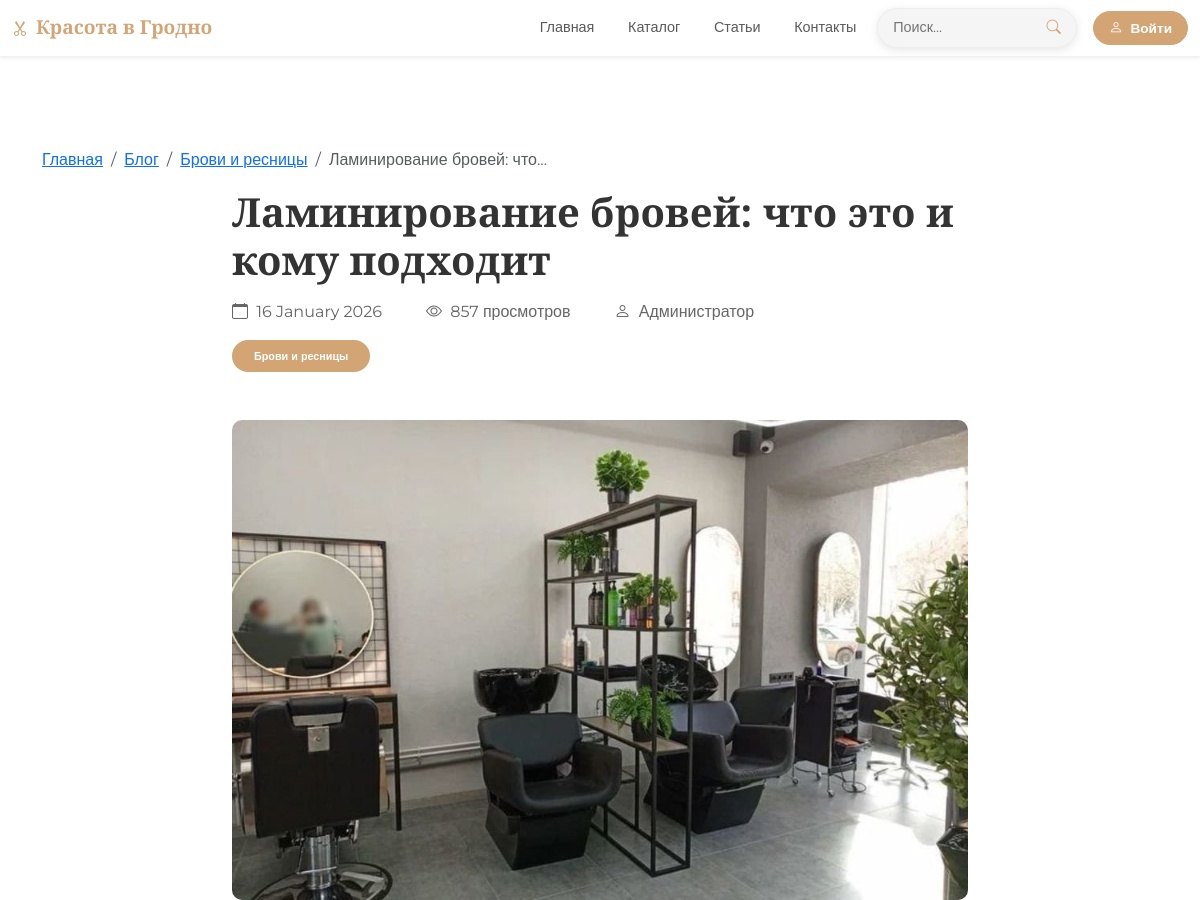
The page /blog/laminirovanie-brovey-chto-eto-i-komu-podkhodit (upper part) on the database as committed earlier.
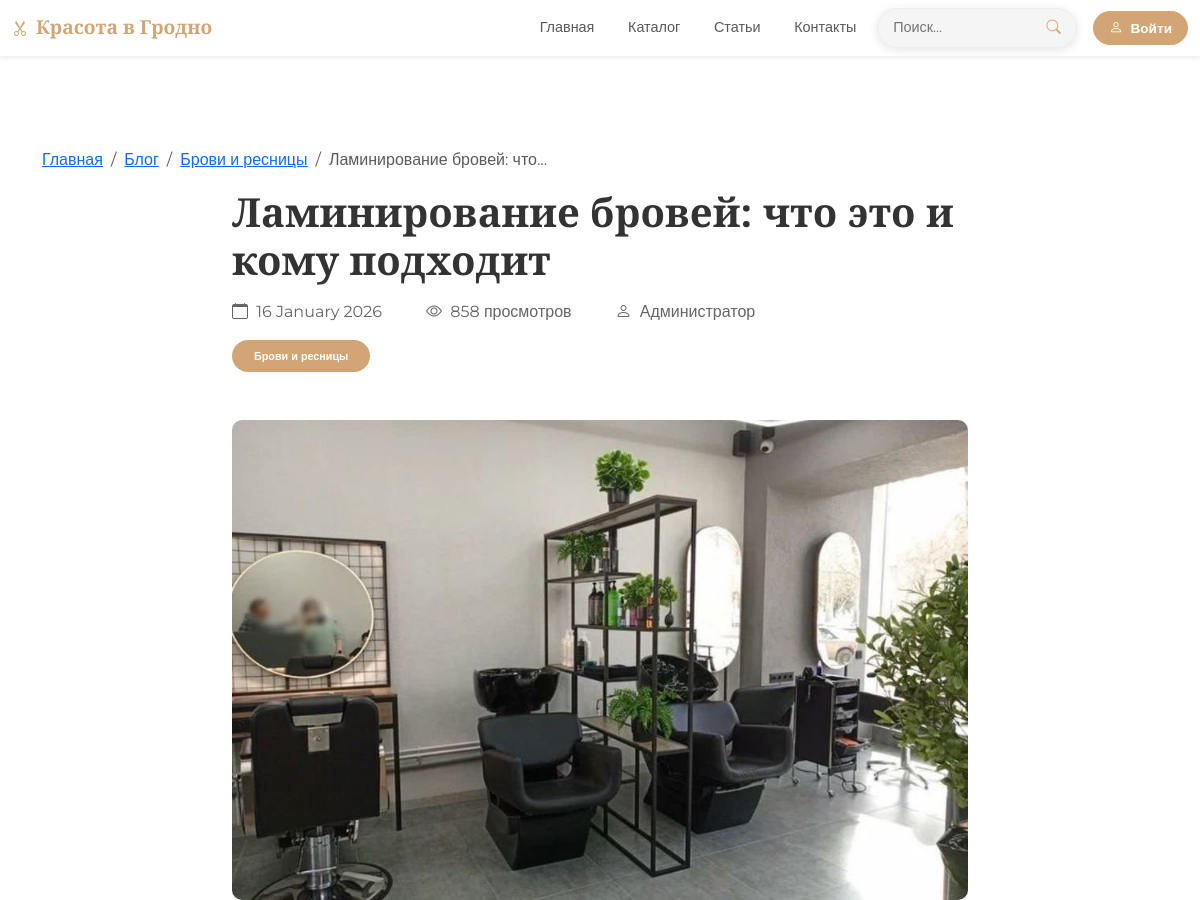
The same page on the database as committed later.
### models.py (models this page shows)
class BlogPost(db.Model):
    __tablename__ = 'blog_posts'
    id = db.Column(db.Integer, primary_key=True)
    title = db.Column(db.String(200), nullable=False)
    slug = db.Column(db.String(200), unique=True)
    excerpt = db.Column(db.String(500))
    content = db.Column(db.Text, nullable=False)
    author = db.Column(db.String(100), default='Администратор')
    image_url = db.Column(db.String(300), default='/static/img/default.png')
    category = db.Column(db.String(50))
    is_published = db.Column(db.Boolean, default=True)
    views_count = db.Column(db.Integer, default=0)
    created_at = db.Column(db.DateTime, default=datetime.now)
    updated_at = db.Column(db.DateTime, default=datetime.now, onupdate=datetime.now)
    comments = db.relationship('BlogComment', backref='post', lazy=True, cascade='all, delete-orphan')
    tags = db.relationship('BlogTag', secondary=post_tags, backref=db.backref('posts', lazy=True))

### app.py (the view)
@app.route('/blog/<slug>')
def blog_post(slug):
    post = BlogPost.query.filter_by(slug=slug).first()
    if not post:
        abort(404)
    post.views_count += 1
    db.session.commit()
    comments = BlogComment.query.filter_by(
        post_id=post.id,
        is_approved=True
    ).order_by(BlogComment.created_at.desc()).all()
    prev_post = BlogPost.query.filter(
        BlogPost.is_published == True,
        BlogPost.created_at > post.created_at
    ).order_by(BlogPost.created_at.asc()).first()
    next_post = BlogPost.query.filter(
        BlogPost.is_published == True,
        BlogPost.created_at < post.created_at
    ).order_by(BlogPost.created_at.desc()).first()
    similar_posts = []
    category_posts = BlogPost.query.filter(
        BlogPost.is_published == True,
        BlogPost.category == post.category,
        BlogPost.id != post.id
    ).order_by(BlogPost.created_at.desc()).limit(3).all()
    similar_posts.extend(category_posts)
    if post.tags:
        tag_ids = [tag.id for tag in post.tags]
        tag_posts = BlogPost.query.join(
            BlogPost.tags
        ).filter(
            BlogPost.is_published == True,
            BlogPost.id != post.id,
            BlogTag.id.in_(tag_ids)
        ).distinct().limit(3).all()
        existing_ids = [p.id for p in similar_posts]
        for tag_post in tag_posts:
            if tag_post.id not in existing_ids and len(similar_posts) < 6:
                similar_posts.append(tag_post)
    if len(similar_posts) < 4:
        recent_posts = BlogPost.query.filter(
            BlogPost.is_published == True,
            BlogPost.id != post.id
        ).order_by(BlogPost.created_at.desc()).limit(3).all()
        existing_ids = [p.id for p in similar_posts]
        for recent_post in recent_posts:
            if recent_post.id not in existing_ids and len(similar_posts) < 6:
                similar_posts.append(recent_post)
    return render_template('blog-post.html',
        title=f"{post.title} - Красота в Гродно",
        post=post,
        comments=comments,
        similar_posts=similar_posts[:4],
        prev_post=prev_post,
        next_post=next_post,
        tags=post.tags
    )

### app.py (called while the page is built)
@app.context_processor
def inject_now():
    return {'now': datetime.now()}

@app.context_processor
def inject_user():
    user_favorites = []
    if current_user.is_authenticated:
        user_favorites = [s.id for s in current_user.favorite_salons.all()]
    return {
        'current_user': current_user,
        'user_favorites': user_favorites
    }

### templates/blog-post.html (shortened to what this page needs)
{% extends "base.html" %} {% block content %}
<div class="container mt-5 pt-4">
  <nav aria-label="breadcrumb">
    <ol class="breadcrumb">
      <li class="breadcrumb-item"><a href="/">Главная</a></li>
      <li class="breadcrumb-item"><a href="/blog">Блог</a></li>
      {% if post.category %}
      <li class="breadcrumb-item">
        <a href="/blog?category={{ post.category|urlencode }}">{{ post.category }}</a>
      </li>
      {% endif %}
      <li class="breadcrumb-item active" aria-current="page">
        {{ post.title|truncate(30) }}
      </li>
    </ol>
  </nav>
  <div class="row">
    <div class="col-lg-8 mx-auto">
      <div class="post-header mb-4">
        <h1 class="post-title mb-3">{{ post.title }}</h1>
        <div class="post-meta mb-3">
          <span class="me-4"><i class="bi bi-calendar me-1"></i> {{ post.created_at.strftime('%d %B %Y') }}</span>
          <span class="me-4"><i class="bi bi-eye me-1"></i> {{ post.views_count }} просмотров</span>
          {% if post.author %}
          <span><i class="bi bi-person me-1"></i> {{ post.author }}</span>
          {% endif %}
        </div>
        {% if post.category %}
        <div class="post-category mb-4">
          <a href="/blog?category={{ post.category|urlencode }}" class="badge bg-beauty text-decoration-none">
            {{ post.category }}
          </a>
        </div>
        {% endif %}
      </div>
      {% if post.image_url %}
      <div class="post-image mb-5">
        <img src="{{ post.image_url }}" alt="{{ post.title }}" class="img-fluid rounded" />
      </div>
      {% endif %}
    </div>
  </div>
</div>
{% endblock %}

Rows that differ between the two databases and show on the page:
changed BlogPost "Ламинирование бровей: что это и кому подходит": views_count "857" → "858"
